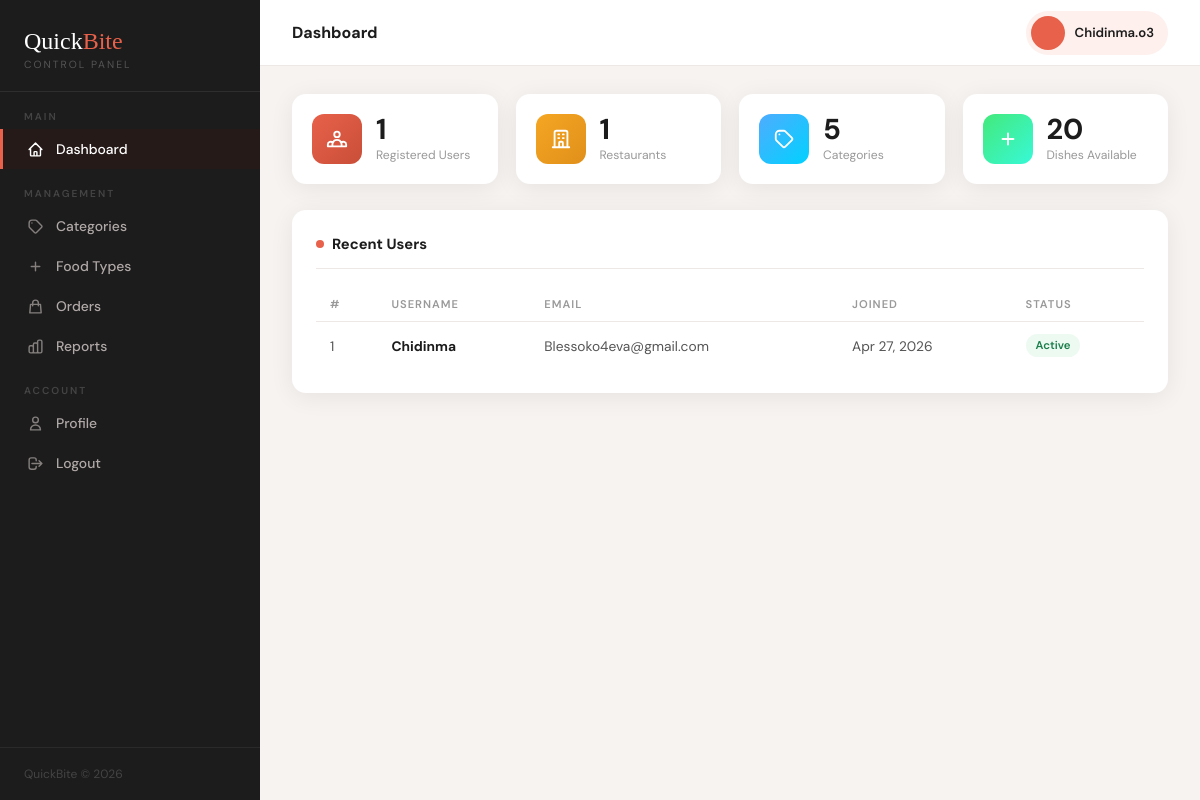
The page /admin-panel/ (signed in) on the database its author committed.
### accounts/models.py (models this page shows, shortened)
class CustomUser(AbstractUser):
    ROLE_CHOICES = [
        ('customer', 'Customer'),
        ('owner', 'Restaurant Owner'),
        ('admin', 'Admin'),
    ]
    role = models.CharField(max_length=20, choices=ROLE_CHOICES, default='customer')
    phone = models.CharField(max_length=20, blank=True)
    address = models.TextField(blank=True)

### adminpanel/views.py (the view)
# urls.py: path('', views.dashboard, name='dashboard'),
@login_required
@user_passes_test(is_admin)
def dashboard(request):
    total_users = User.objects.filter(is_staff=False).count()
    total_restaurants = Restaurant.objects.count()
    total_categories = Category.objects.count()
    total_dishes = Dish.objects.count()
    recent_users = User.objects.filter(is_staff=False).order_by('-date_joined')[:5]
    context = {
        'total_users': total_users,
        'total_restaurants': total_restaurants,
        'total_categories': total_categories,
        'total_dishes': total_dishes,
        'recent_users': recent_users,
    }
    return render(request, 'adminpanel/dashboard.html', context)

### adminpanel/views.py (called while the page is built)
def is_admin(user):
    return user.is_authenticated and user.is_staff

### templates/adminpanel/Dashboard.html (shortened to what this page needs)
{% extends 'adminpanel/base.html' %}
{% block page_title %}Dashboard{% endblock %}
{% block content %}
<div class="stats-grid">
    <div class="stat-card">
        <div class="stat-icon" style="background: linear-gradient(135deg, #e8614a, #c94e38);">
        </div>
        <div>
            <div class="stat-number">{{ total_users }}</div>
            <div class="stat-label">Registered Users</div>
        </div>
    </div>
    <div class="stat-card">
        <div class="stat-icon" style="background: linear-gradient(135deg, #f5a623, #e0901a);">
            <svg fill="none" stroke="currentColor" viewBox="0 0 24 24"><path stroke-linecap="round" stroke-linejoin="round" stroke-width="2" d="M19 21V5a2 2 0 00-2-2H7a2 2 0 00-2 2v16m14 0h2m-2 0h-5m-9 0H3m2 0h5M9 7h1m-1 4h1m4-4h1m-1 4h1m-5 10v-5a1 1 0 011-1h2a1 1 0 011 1v5m-4 0h4"/></svg>
        </div>
        <div>
            <div class="stat-number">{{ total_restaurants }}</div>
            <div class="stat-label">Restaurants</div>
        </div>
    </div>
    <div class="stat-card">
        <div class="stat-icon" style="background: linear-gradient(135deg, #4facfe, #00d2ff);">
            <svg fill="none" stroke="currentColor" viewBox="0 0 24 24"><path stroke-linecap="round" stroke-linejoin="round" stroke-width="2" d="M7 7h.01M7 3h5c.512 0 1.024.195 1.414.586l7 7a2 2 0 010 2.828l-7 7a2 2 0 01-2.828 0l-7-7A1.994 1.994 0 013 12V7a4 4 0 014-4z"/></svg>
        </div>
        <div>
            <div class="stat-number">{{ total_categories }}</div>
            <div class="stat-label">Categories</div>
        </div>
    </div>
    <div class="stat-card">
        <div class="stat-icon" style="background: linear-gradient(135deg, #43e97b, #38f9d7);">
            <svg fill="none" stroke="currentColor" viewBox="0 0 24 24"><path stroke-linecap="round" stroke-linejoin="round" stroke-width="2" d="M12 6v6m0 0v6m0-6h6m-6 0H6"/></svg>
        </div>
        <div>
            <div class="stat-number">{{ total_dishes }}</div>
            <div class="stat-label">Dishes Available</div>
        </div>
    </div>
</div>
<div class="card">
    <div class="card-title">Recent Users</div>
    <table>
        <thead>
            <tr>
                <th>#</th>
                <th>Username</th>
                <th>Email</th>
                <th>Joined</th>
                <th>Status</th>
            </tr>
        </thead>
        <tbody>
            {% for user in recent_users %}
            <tr>
                <td>{{ forloop.counter }}</td>
                <td><strong>{{ user.username }}</strong></td>
                <td>{{ user.email|default:"—" }}</td>
                <td>{{ user.date_joined|date:"M d, Y" }}</td>
                <td>
                    {% if user.is_active %}
                    <span class="badge badge-active">Active</span>
                    {% else %}
                    <span class="badge badge-inactive">Inactive</span>
                    {% endif %}
                </td>
            </tr>
            {% empty %}
            <tr><td colspan="5" style="text-align:center; color:#aaa; padding:24px;">No users yet.</td></tr>
            {% endfor %}
        </tbody>
    </table>
</div>
{% endblock %}

### templates/adminpanel/base.html (shortened to what this page needs)
<!DOCTYPE html>
<html lang="en">
<head>
</head>
<body>
<nav id="sidebar">
    <div class="sidebar-brand">
        <div class="logo-text">Quick<span>Bite</span></div>
        <div class="logo-sub">Control Panel</div>
    </div>
    <div class="nav-section">Main</div>
    <a href="{% url 'adminpanel:dashboard' %}" class="nav-link {% if request.resolver_match.url_name == 'dashboard' %}active{% endif %}">
        <svg fill="none" stroke="currentColor" viewBox="0 0 24 24"><path stroke-linecap="round" stroke-linejoin="round" stroke-width="2" d="M3 12l2-2m0 0l7-7 7 7M5 10v10a1 1 0 001 1h3m10-11l2 2m-2-2v10a1 1 0 01-1 1h-3m-6 0a1 1 0 001-1v-4a1 1 0 011-1h2a1 1 0 011 1v4a1 1 0 001 1m-6 0h6"/></svg>
        Dashboard
    </a>
    <div class="nav-section">Management</div>
    <a href="{% url 'adminpanel:categories' %}" class="nav-link {% if request.resolver_match.url_name == 'categories' %}active{% endif %}">
        <svg fill="none" stroke="currentColor" viewBox="0 0 24 24"><path stroke-linecap="round" stroke-linejoin="round" stroke-width="2" d="M7 7h.01M7 3h5c.512 0 1.024.195 1.414.586l7 7a2 2 0 010 2.828l-7 7a2 2 0 01-2.828 0l-7-7A1.994 1.994 0 013 12V7a4 4 0 014-4z"/></svg>
        Categories
    </a>
    <a href="{% url 'adminpanel:food_types' %}" class="nav-link {% if request.resolver_match.url_name == 'food_types' %}active{% endif %}">
        <svg fill="none" stroke="currentColor" viewBox="0 0 24 24"><path stroke-linecap="round" stroke-linejoin="round" stroke-width="2" d="M12 6v6m0 0v6m0-6h6m-6 0H6"/></svg>
        Food Types
    </a>
    <a href="{% url 'adminpanel:orders' %}" class="nav-link {% if request.resolver_match.url_name == 'orders' %}active{% endif %}">
        <svg fill="none" stroke="currentColor" viewBox="0 0 24 24"><path stroke-linecap="round" stroke-linejoin="round" stroke-width="2" d="M16 11V7a4 4 0 00-8 0v4M5 9h14l1 12H4L5 9z"/></svg>
        Orders
    </a>
    <a href="{% url 'adminpanel:reports' %}" class="nav-link {% if request.resolver_match.url_name == 'reports' %}active{% endif %}">
        Reports
    </a>
    <div class="nav-section">Account</div>
    <a href="{% url 'adminpanel:profile' %}" class="nav-link {% if request.resolver_match.url_name == 'profile' %}active{% endif %}">
        <svg fill="none" stroke="currentColor" viewBox="0 0 24 24"><path stroke-linecap="round" stroke-linejoin="round" stroke-width="2" d="M16 7a4 4 0 11-8 0 4 4 0 018 0zM12 14a7 7 0 00-7 7h14a7 7 0 00-7-7z"/></svg>
        Profile
    </a>
    <a href="{% url 'logout' %}" class="nav-link">
        <svg fill="none" stroke="currentColor" viewBox="0 0 24 24"><path stroke-linecap="round" stroke-linejoin="round" stroke-width="2" d="M17 16l4-4m0 0l-4-4m4 4H7m6 4v1a3 3 0 01-3 3H6a3 3 0 01-3-3V7a3 3 0 013-3h4a3 3 0 013 3v1"/></svg>
        Logout
    </a>
    <div class="sidebar-footer">QuickBite &copy; 2026</div>
</nav>
<div id="main">
    <div class="topbar">
        <div class="topbar-title">{% block page_title %}Dashboard{% endblock %}</div>
        <div class="admin-badge">
            <div class="admin-avatar">{{ request.user.first_name|first|upper }}{{ request.user.last_name|first|upper }}</div>
            <div class="admin-name">{{ request.user.get_full_name|default:request.user.username }}</div>
        </div>
    </div>
    <div class="page-content">
        {% block content %}{% endblock %}
    </div>
</div>
</body>
</html>

### templates/adminpanel/base.html (style rules this page uses)
*, *::before, *::after { box-sizing: border-box; margin: 0; padding: 0; }
:root { --coral: #e8614a; --coral-light: #f0826e; --coral-pale: #fdf0ed; --coral-dark: #c94e38; --sidebar-bg: #1c1c1c; --sidebar-text: #b0a9a7; --body-bg: #f7f3f1; --white: #ffffff; --text-dark: #1c1c1c; --text-mid: #555; --text-light: #999; --border: #ede8e6; --shadow: 0 4px 24px rgba(0,0,0,0.07); --radius: 14px; }
body { font-family: 'DM Sans', sans-serif; background: var(--body-bg); color: var(--text-dark); display: flex; min-height: 100vh; }
#sidebar { width: 260px; min-height: 100vh; background: var(--sidebar-bg); position: fixed; top: 0; left: 0; display: flex; flex-direction: column; z-index: 100; }
.sidebar-brand { padding: 28px 24px 20px; border-bottom: 1px solid #2e2e2e; }
.sidebar-brand .logo-text { font-family: 'Playfair Display', serif; font-size: 1.5rem; color: var(--white); }
.sidebar-brand .logo-text span { color: var(--coral); }
.sidebar-brand .logo-sub { font-size: 0.65rem; color: #555; letter-spacing: 2px; text-transform: uppercase; margin-top: 3px; }
.nav-section { font-size: 0.63rem; text-transform: uppercase; letter-spacing: 2px; color: #444; padding: 18px 24px 6px; font-weight: 600; }
.nav-link { display: flex; align-items: center; gap: 12px; padding: 11px 24px; color: var(--sidebar-text); text-decoration: none; font-size: 0.87rem; font-weight: 500; transition: all 0.2s; border-left: 3px solid transparent; }
.nav-link.active { color: var(--white); background: #261a18; border-left-color: var(--coral); }
.nav-link svg { width: 17px; height: 17px; flex-shrink: 0; opacity: 0.7; }
.nav-link.active svg { opacity: 1; }
.sidebar-footer { margin-top: auto; padding: 18px 24px; border-top: 1px solid #2a2a2a; font-size: 0.75rem; color: #444; }
#main { margin-left: 260px; flex: 1; display: flex; flex-direction: column; }
.topbar { background: var(--white); padding: 0 32px; height: 66px; display: flex; align-items: center; justify-content: space-between; border-bottom: 1px solid var(--border); position: sticky; top: 0; z-index: 50; }
.topbar-title { font-size: 1rem; font-weight: 700; }
.admin-badge { display: flex; align-items: center; gap: 10px; background: var(--coral-pale); padding: 5px 14px 5px 5px; border-radius: 40px; }
.admin-avatar { width: 34px; height: 34px; background: var(--coral); border-radius: 50%; display: flex; align-items: center; justify-content: center; color: white; font-weight: 700; font-size: 0.78rem; }
.admin-name { font-size: 0.82rem; font-weight: 600; }
.page-content { padding: 28px 32px; flex: 1; }
.card { background: var(--white); border-radius: var(--radius); box-shadow: var(--shadow); padding: 24px; }
.card-title { font-size: 0.92rem; font-weight: 700; margin-bottom: 18px; padding-bottom: 14px; border-bottom: 1px solid var(--border); display: flex; align-items: center; gap: 8px; }
.card-title::before { content: ''; width: 8px; height: 8px; background: var(--coral); border-radius: 50%; display: inline-block; }
.stats-grid { display: grid; grid-template-columns: repeat(4, 1fr); gap: 18px; margin-bottom: 26px; }
.stat-card { background: var(--white); border-radius: var(--radius); padding: 20px; box-shadow: var(--shadow); display: flex; align-items: center; gap: 14px; transition: transform 0.2s; }
.stat-icon { width: 50px; height: 50px; border-radius: 12px; display: flex; align-items: center; justify-content: center; flex-shrink: 0; }
.stat-icon svg { width: 22px; height: 22px; color: white; }
.stat-number { font-size: 1.8rem; font-weight: 700; line-height: 1; }
.stat-label { font-size: 0.76rem; color: var(--text-light); margin-top: 4px; }
table { width: 100%; border-collapse: collapse; font-size: 0.86rem; }
thead th { padding: 10px 14px; text-align: left; font-size: 0.7rem; text-transform: uppercase; letter-spacing: 1px; color: var(--text-light); font-weight: 600; border-bottom: 1px solid var(--border); }
tbody tr { border-bottom: 1px solid var(--border); transition: background 0.15s; }
tbody tr:last-child { border-bottom: none; }
tbody td { padding: 12px 14px; color: var(--text-mid); vertical-align: middle; }
td strong { color: var(--text-dark); }
.badge { display: inline-block; padding: 4px 10px; border-radius: 20px; font-size: 0.71rem; font-weight: 600; }
.badge-active { background: #edfaf1; color: #1a7f4b; }

### rows shown on the page
CustomUser: user.get_full_name "Chidinma.o3"
CustomUser: username "Chidinma", email "Blessoko4eva@gmail.com", date_joined "Apr 27, 2026", is_active "Active"

### other values the page prints
{{ total_users }} "1"
{{ total_restaurants }} "1"
{{ total_categories }} "5"
{{ total_dishes }} "20"
